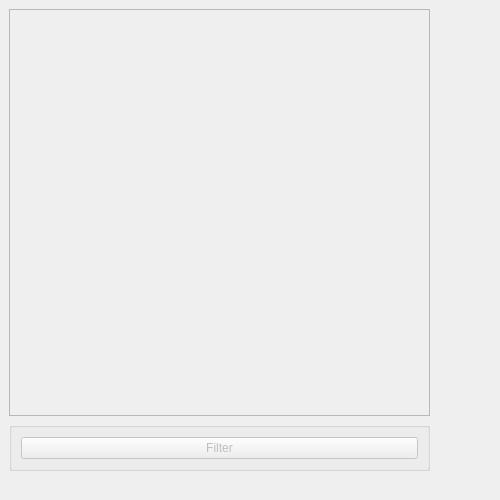
<?xml version="1.0" encoding="UTF-8"?>
<ui version="4.0">
 <class>SummaryTabContent</class>
 <widget class="QWidget" name="SummaryTabContent">
  <property name="geometry">
   <rect>
    <x>0</x>
    <y>0</y>
    <width>500</width>
    <height>500</height>
   </rect>
  </property>
           <attribute name="title">
           <string>Summary</string>
          </attribute>
          <widget class="QWidget" name="gridLayoutWidget_2">
           <property name="geometry">
            <rect>
             <x>9</x>
             <y>9</y>
             <width>421</width>
             <height>462</height>
            </rect>
           </property>
           <layout class="QGridLayout" name="s_main_layout">
            <item row="0" column="0">
             <widget class="QScrollArea" name="s_scrollArea">
              <property name="sizePolicy">
               <sizepolicy hsizetype="Expanding" vsizetype="Expanding">
                <horstretch>0</horstretch>
                <verstretch>0</verstretch>
               </sizepolicy>
              </property>
              <property name="minimumSize">
               <size>
                <width>200</width>
                <height>400</height>
               </size>
              </property>
              <property name="widgetResizable">
               <bool>true</bool>
              </property>
              <widget class="QWidget" name="s_scrollAreaWidgetContents">
               <property name="geometry">
                <rect>
                 <x>0</x>
                 <y>0</y>
                 <width>417</width>
                 <height>398</height>
                </rect>
               </property>
               <layout class="QVBoxLayout" name="verticalLayout_6">
                <item>
                 <layout class="QVBoxLayout" name="s_summary_items"/>
                </item>
               </layout>
              </widget>
             </widget>
            </item>
            <item row="1" column="0">
             <widget class="QGroupBox" name="s_button_box">
              <property name="sizePolicy">
               <sizepolicy hsizetype="Preferred" vsizetype="Minimum">
                <horstretch>0</horstretch>
                <verstretch>0</verstretch>
               </sizepolicy>
              </property>
              <property name="title">
               <string/>
              </property>
              <layout class="QHBoxLayout" name="horizontalLayout_3">
               <item>
                <widget class="QPushButton" name="s_filter_button">
                 <property name="enabled">
                  <bool>false</bool>
                 </property>
                 <property name="text">
                  <string>Filter</string>
                 </property>
                </widget>
               </item>
              </layout>
             </widget>
            </item>
           </layout>
          </widget>
        </widget>
  <resources/>
 <connections/>
</ui>
